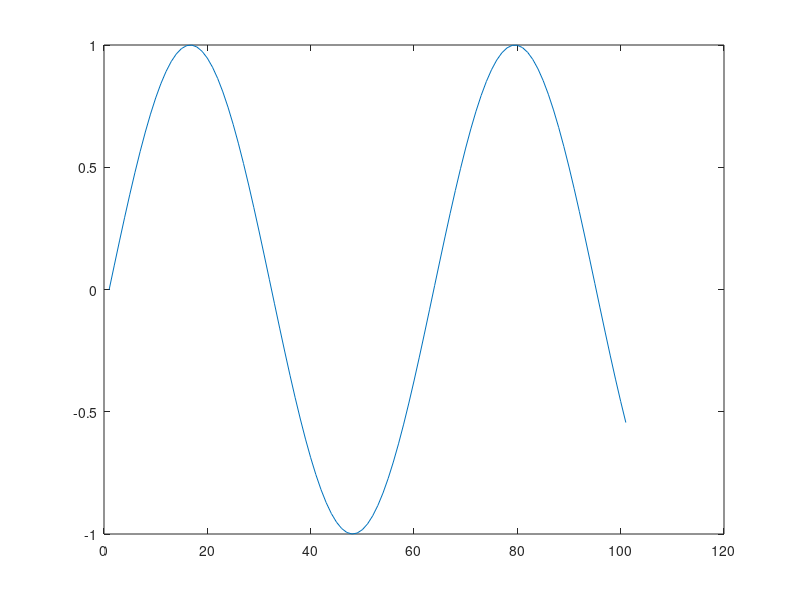
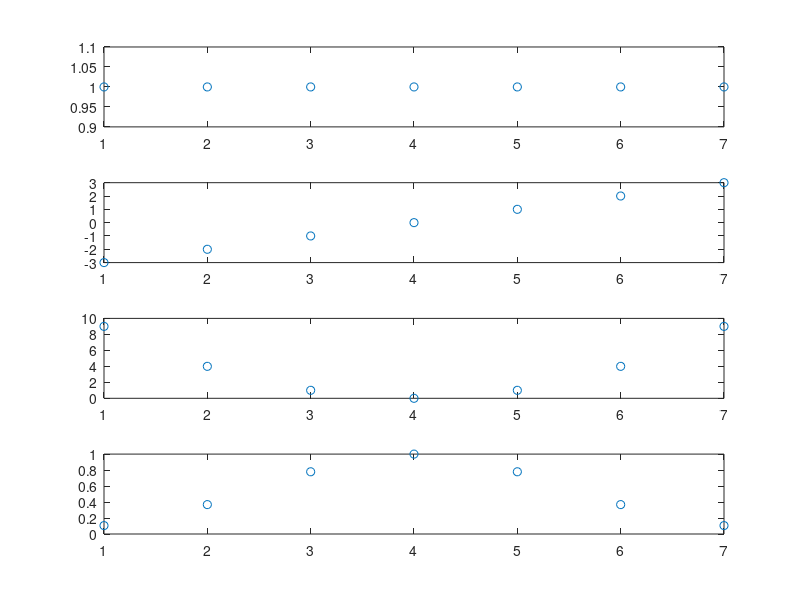
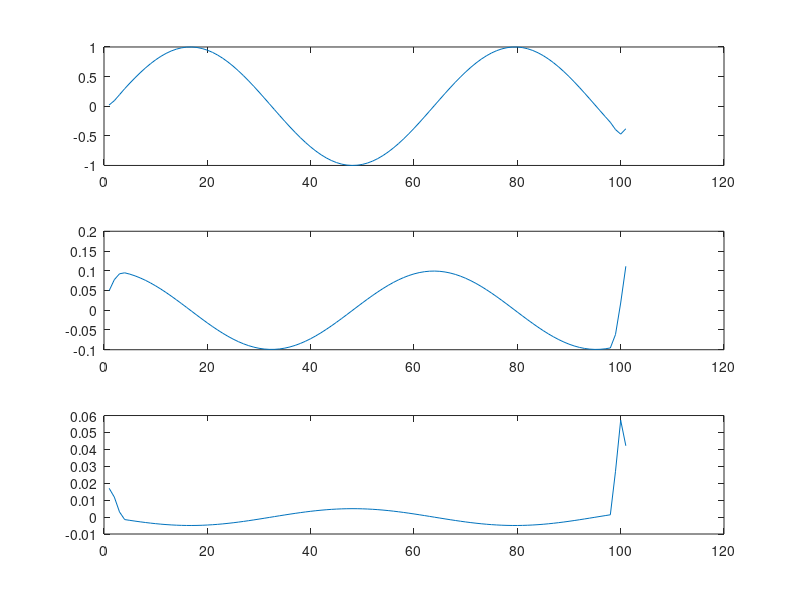
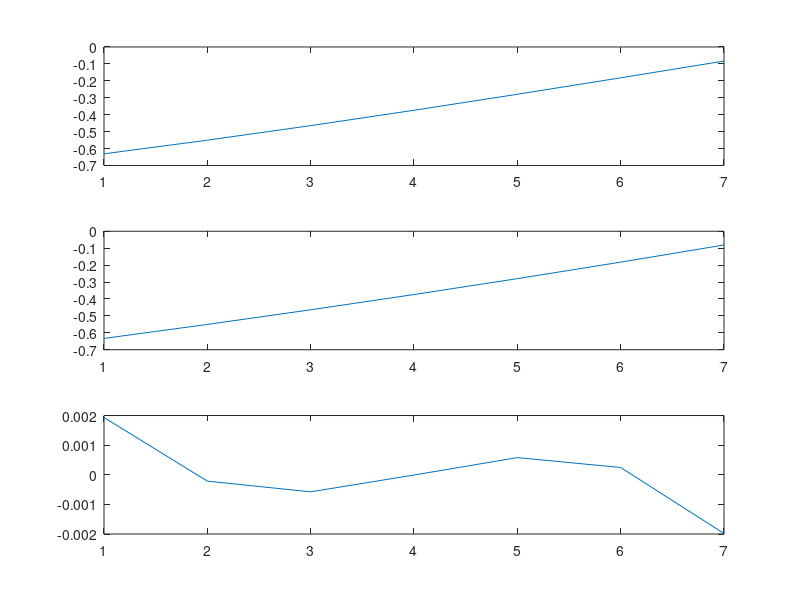

Write MATLAB code to recreate these figures, in order. (Note: this script raises an error after producing the figures.)
clc;
close all;

%%P olynomial Expansion
k = 0:1:100;
s = sin(k/10);
figure(1);plot(s);

x = (-3: 3)';
b0 = ones(7, 1);
b1 = x;
b2 = x.^2;
figure(2);
subplot(4, 1, 1);plot(b0, 'o');
subplot(4, 1, 2);plot(b1, 'o');
subplot(4, 1, 3);plot(b2, 'o');

a = exp(-x.^2/4);
figure(2);
subplot(4, 1, 4);plot(a, 'o');

f0 = b0.*a; f0 = f0(end:-1:1);
f1 = b1.*a; f1 = f1(end:-1:1);
f2 = b2.*a; f2 = f2(end:-1:1);

h0 = conv(s, f0, 'same');
h1 = conv(s, f1, 'same');
h2 = conv(s, f2, 'same');

G0 = diag(a);
B = [b0 b1 b2];
G = B'*G0*B;
%{
Q: Is the basis orthonormal?
Answer:
%}


c = inv(G)*[h0;h1;h2];
figure(4);
subplot(3, 1, 1);plot(c(1,:));
subplot(3, 1, 2);plot(c(2,:));
subplot(3, 1, 3);plot(c(3,:));
%{
Q: The last three plots show the elements of the coordinate vector
c. Are they as expected? Hint: polynomial expansion is related to a Taylor
expansion of a function, as described in preparatory exercise 2. In what
way?
Answer:
%}

figure(5);
localsig = s(60-3:60+3);
reconsig = (B*c(:,60))';
diffsig = localsig - reconsig;
subplot(3, 1, 1);plot(localsig);
subplot(3, 1, 2);plot(reconsig);
subplot(3, 1, 3);plot(diffsig);
%{
Q: s the reconstructed signal very different or very similar to the
local signal? Explain why.
Answer: 
%}


%% Uncertain Data
cert = double(rand(1,101)>0.2);
scert = s.*cert;
figure(6);plot(scert);

x = (-3: 3)';
b0 = ones(7, 1);
b1 = x;
b2 = x.^2;
%{
figure(7);
subplot(4, 1, 1);plot(b0, 'o');
subplot(4, 1, 2);plot(b1, 'o');
subplot(4, 1, 3);plot(b2, 'o');
%}

a = exp(-x.^2/4);
%figure(7);
%subplot(4, 1, 4);plot(a, 'o');

f0 = b0.*a; f0 = f0(end:-1:1);
f1 = b1.*a; f1 = f1(end:-1:1);
f2 = b2.*a; f2 = f2(end:-1:1);

h0 = conv(scert, f0, 'same');
h1 = conv(scert, f1, 'same');
h2 = conv(scert, f2, 'same');

G0 = diag(a);
B = [b0 b1 b2];
G = B'*G0*B;



c = inv(G)*[h0;h1;h2];
figure(7);
subplot(3, 1, 1);plot(c(1,:));
subplot(3, 1, 2);plot(c(2,:));
subplot(3, 1, 3);plot(c(3,:));


figure(8);
localsig = scert(60-3:60+3);
reconsig = (B*c(:,60))';
diffsig = localsig - reconsig;
subplot(3, 1, 1);plot(localsig);
subplot(3, 1, 2);plot(reconsig);
subplot(3, 1, 3);plot(diffsig);
%{
Q: In what way do the results change? Explain why.
Answer:
%}

h0 = conv(scert, f0, 'same');
h1 = conv(scert, h1, 'same');

G11 = conv(cert, f0, 'same');
G12 = conv(cert, f1, 'same');
G22 = conv(cert, f2, 'same');

detG = G11.*G22-G12.^2;
c0 = (G22.*h0-G12.*h1)./detG;
c1 = (-G12.*h0+G11.*h1)./detG; figure(9);
subplot(2, 1, 1);plot(c0);subplot(2, 1, 2);plot(c1);
%{
Q:How do you interpret the computations that are made for c0
and c1?
Answer:

Q: Compare this result, (c0, c1), to the previous one where the
certainty function was not taken into account. What it is the difference?
Answer: 

Q: The signals c0 and c1 should not exhibit any border effects. In
the previous task you did get border effects when you computed coordinates
c0 and c1 (see figure 4). Explain this observation.
Answer:

Q: Modify the signal by removing a higher rate of the samples
(e.g. 50%) and see how this changes the result. How large rate of samples
can be removed without too much distortion in the measured coordinates
(c0, c1)?
Answer:

%}

%% Normalised averaging of images
im = double(imread('Scalespace0.png'));
figure(10);colormap(gray);imagesc(im);

cert = double(rand(size(im)) > 0.6); imcert = im.*cert;
figure(11);colormap(gray); imagesc(imcert);

x = ones(7, 1)*(-3:3);
y = x';
a = exp(-(x.^2+y)/4);
figure(12);mesh(a);

imlp = conv2(imcert, a, 'same');
figure(13);colormap(gray);imagesc(imlp);
%{
Q: Did this solve the problem of missing pixels? Explain why.
Answer: 
%}

G = conv2(cert, a, 'same');
c = imlp./G;
rng(1);
r = rand(size(im));

missing = [60 60 60, 90 95 99, 90 90 90];
width   = [ 1  2  4,  2  2  2,  2  4  6];
radius  = [ 3  3  3,  3  3  3,  3  6  9];

figure(14); clf; colormap(gray);

for k = 1:9
    cert = double(r > missing(k)/100);
    imcert = im.*cert;

    [x, y] = meshgrid(-radius(k):radius(k));
    a = exp(-(x.^2+y.^2)/width(k)^2);

    imlp = conv2(imcert, a, 'same');
    G = conv2(cert, a, 'same');
    c = imlp./G;

    subplot(3,3,k);
    img = imagesc(c, [min(im(:)) max(im(:))]);
    set(img, 'AlphaData', ~isnan(c));
    axis image off;
    set(gca, 'Color', 'k');
    title(sprintf('%g%% missing, width %g\n%d x %d, %d NaNs', ...
        missing(k), width(k), size(a,1), size(a,2), nnz(isnan(c))));
end
%{
Q: Is this result better than before? Explain why?
Answer:

Q: Change the width of the applicability function to smaller or
larger values. What happens?
Answer:

Q: Increase the number of missing pixels. How large percentage
can be removed until you cannot see the picture in the reconstructed image?
Answer:


%}
